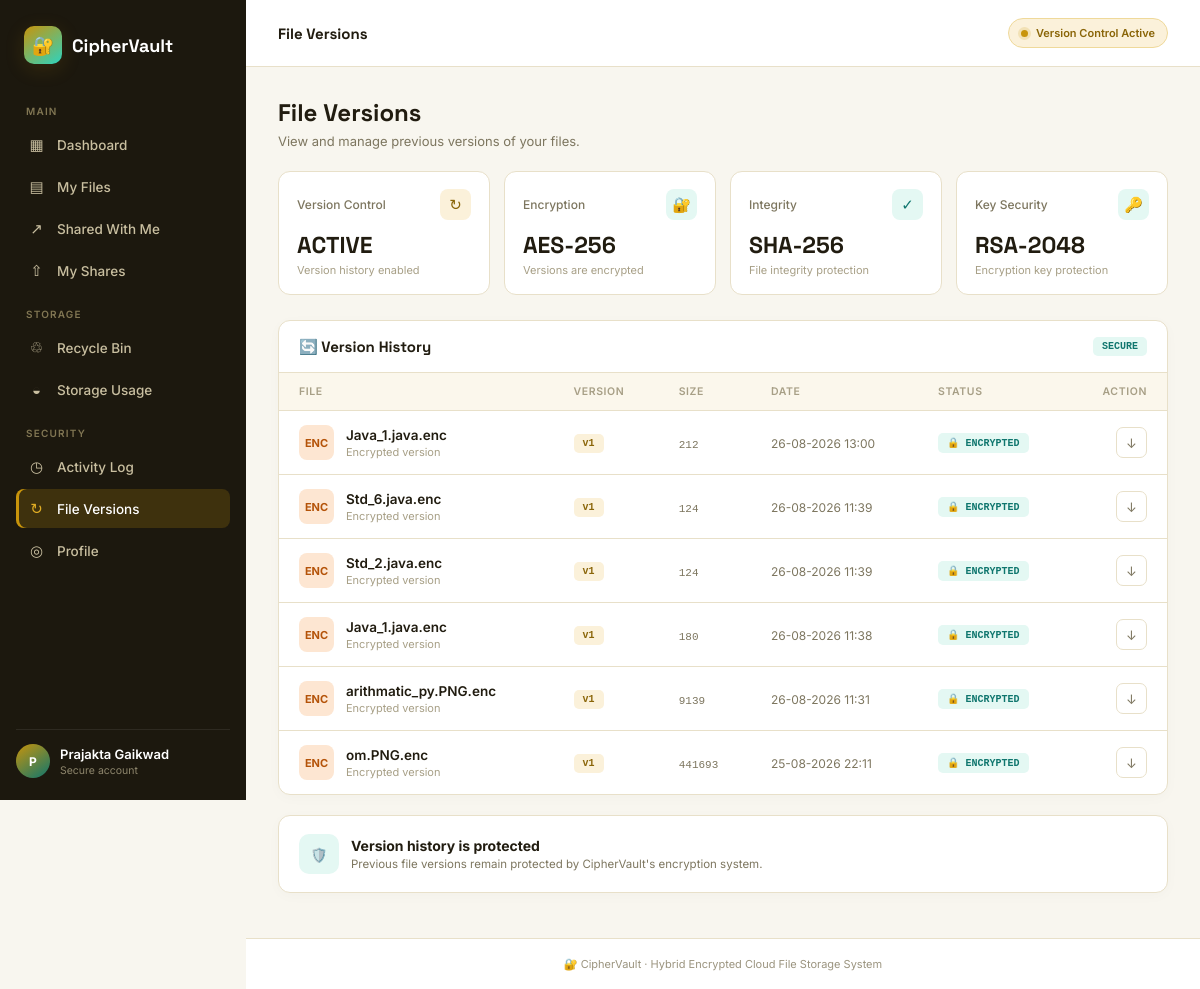
The app's page /versions (signed in) with its own data.
### tables this page shows
CREATE TABLE files(

    id INTEGER PRIMARY KEY AUTOINCREMENT,
    filename TEXT,

    email TEXT,

    upload_date TEXT

, file_size INTEGER DEFAULT 0, filepath TEXT);

### app.py (the view)
@app.route("/versions")
def versions():
    if not login_required():
        return redirect("/login")
    user_email = session["email"]
    conn = get_db()
    cursor = conn.cursor()
    cursor.execute(
        """
        SELECT filename, file_size, upload_date
        FROM files
        WHERE email = ?
        ORDER BY id DESC
        """,
        (user_email,)
    )
    rows = cursor.fetchall()
    conn.close()
    versions = []
    for row in rows:
        versions.append({
            "filename": row["filename"],
            "version": 1,
            "size": row["file_size"],
            "created_at": row["upload_date"]
        })
    return render_template(
        "versions.html",
        versions=versions
    )

### app.py (called while the page is built)
def get_db():
    conn = sqlite3.connect("database.db", timeout=30)
    conn.row_factory = sqlite3.Row
    conn.execute("PRAGMA busy_timeout = 30000")
    conn.execute("PRAGMA journal_mode = WAL")
    return conn

def login_required():
    if "email" not in session:
        return False
    return True

### templates/versions.html (shortened to what this page needs)
<!DOCTYPE html>
<html lang="en">
<head>
    <link rel="stylesheet"
          href="{{ url_for('static', filename='css/vault-theme.css') }}">
</head>
<body>
<div class="app-shell">
    <aside class="sidebar">
        <div class="brand">
            <div class="brand-mark">🔐</div>
            <div class="brand-name">CipherVault</div>
        </div>
        <div class="nav-section-label">Main</div>
        <a href="/dashboard" class="nav-item">
            <span class="ic">▦</span>
            Dashboard
        </a>
        <a href="/myfiles" class="nav-item">
            <span class="ic">▤</span>
            My Files
        </a>
        <a href="/shared-with-me" class="nav-item">
            <span class="ic">↗</span>
            Shared With Me
        </a>
        <a href="/my-shares" class="nav-item">
            <span class="ic">⇧</span>
            My Shares
        </a>
        <div class="nav-section-label">Storage</div>
        <a href="/trash" class="nav-item">
            <span class="ic">♲</span>
            Recycle Bin
        </a>
        <a href="/storage-usage" class="nav-item">
            <span class="ic">◒</span>
            Storage Usage
        </a>
        <div class="nav-section-label">Security</div>
        <a href="/activity-log" class="nav-item">
            <span class="ic">◷</span>
            Activity Log
        </a>
        <a href="/versions" class="nav-item active">
            <span class="ic">↻</span>
            File Versions
        </a>
        <a href="/profile" class="nav-item">
            <span class="ic">◎</span>
            Profile
        </a>
        <div class="sidebar-footer">
            <div class="avatar">
                {{ session.get('fullname', 'U')[0]|upper }}
            </div>
            <div class="user-meta">
                <div class="name">
                    {{ session.get('fullname', 'User') }}
                </div>
                <div class="role">
                    Secure account
                </div>
            </div>
        </div>
    </aside>
    <main class="main">
        <header class="topbar">
            <h2>File Versions</h2>
            <div class="vault-status">
                <span class="pulse-dot"></span>
                Version Control Active
            </div>
        </header>
        <section class="content">
            <div class="page-head">
                <div>
                    <h1>File Versions</h1>
                    <p>
                        View and manage previous versions of your files.
                    </p>
                </div>
            </div>
            <div class="stats">
                <div class="stat-card">
                    <div class="stat-top">
                        <span class="stat-label">
                            Version Control
                        </span>
                        <div class="stat-icon icon-gold">
                            ↻
                        </div>
                    </div>
                    <div class="stat-value">
                        ACTIVE
                    </div>
                    <div class="stat-sub">
                        Version history enabled
                    </div>
                </div>
                <div class="stat-card">
                    <div class="stat-top">
                        <span class="stat-label">
                            Encryption
                        </span>
                        <div class="stat-icon icon-teal">
                            🔐
                        </div>
                    </div>
                    <div class="stat-value">
                        AES-256
                    </div>
                    <div class="stat-sub">
                        Versions are encrypted
                    </div>
                </div>
                <div class="stat-card">
                    <div class="stat-top">
                        <span class="stat-label">
                            Integrity
                        </span>
                        <div class="stat-icon icon-teal">
                            ✓
                        </div>
                    </div>
                    <div class="stat-value">
                        SHA-256
                    </div>
                    <div class="stat-sub">
                        File integrity protection
                    </div>
                </div>
                <div class="stat-card">
                    <div class="stat-top">
                        <span class="stat-label">
                            Key Security
                        </span>
                        <div class="stat-icon icon-teal">
                            🔑
                        </div>
                    </div>
                    <div class="stat-value">
                        RSA-2048
                    </div>
                    <div class="stat-sub">
                        Encryption key protection
                    </div>
                </div>
            </div>
            <div class="panel">
                <div class="panel-head">
                    <h2>
                        🔄 Version History
                    </h2>
                    <span class="badge badge-teal">
                        SECURE
                    </span>
                </div>
                {% if versions %}
                <div style="overflow-x:auto;">
                    <table>
                        <thead>
                            <tr>
                                <th>
                                    File
                                </th>
                                <th>
                                    Version
                                </th>
                                <th>
                                    Size
                                </th>
                                <th>
                                    Date
                                </th>
                                <th>
                                    Status
                                </th>
                                <th style="text-align:right;">
                                    Action
                                </th>
                            </tr>
                        </thead>
                        <tbody>
                        {% for version in versions %}
                            <tr>
                                <td>
                                    <div class="file-cell">
                                        <div class="file-ic">
                                            {{ version.filename.split('.')[-1][:3]|upper
                                               if '.' in version.filename
                                               else 'FILE' }}
                                        </div>
                                        <div>
                                            <div class="file-name">
                                                {{ version.filename }}
                                            </div>
                                            <div class="file-sub">
                                                Encrypted version
                                            </div>
                                        </div>
                                    </div>
                                </td>
                                <td>
                                    <span class="badge">
                                        v{{ version.version
                                           if version.version
                                           else '1' }}
                                    </span>
                                </td>
                                <td>
                                    <span style="
                                        font-family:'JetBrains Mono',monospace;
                                        font-size:11px;
                                        color:var(--muted);
                                    ">
                                        {{ version.size|default('—') }}
                                    </span>
                                </td>
                                <td>
                                    <span style="
                                        color:var(--muted);
                                        font-size:12px;
                                    ">
                                        {{ version.created_at
                                           if version.created_at
                                           else version.date
                                           if version.date
                                           else '—' }}
                                    </span>
                                </td>
                                <td>
                                    <span class="badge badge-teal">
                                        🔒 ENCRYPTED
                                    </span>
                                </td>
                                <td>
                                    <div class="actions-cell">
                                        {% if version.filename %}
                                        <a
                                            href="/download/{{ version.filename }}"
                                            class="icon-btn"
                                            title="Download"
                                        >
                                            ↓
                                        </a>
                                        {% endif %}
                                    </div>
                                </td>
                            </tr>
                        {% endfor %}
                        </tbody>
                    </table>
                </div>
                {% endif %}
            </div>
            <div class="panel"
                 style="margin-top:20px;">
                <div style="
                    padding:18px 20px;
                    display:flex;
                    align-items:center;
                    gap:12px;
                ">
                    <div style="
                        width:40px;
                        height:40px;
                        border-radius:10px;
                        background:#e4f8f3;
                        display:flex;
                        align-items:center;
                        justify-content:center;
                    ">
                        🛡️
                    </div>
                    <div>
                        <strong>
                            Version history is protected
                        </strong>
                        <p style="
                            color:var(--muted);
                            font-size:11.5px;
                            margin-top:3px;
                        ">
                            Previous file versions remain protected
                            by CipherVault's encryption system.
                        </p>
                    </div>
                </div>
            </div>
        </section>
        <footer style="
            padding:18px 30px;
            border-top:1px solid var(--border);
            background:#ffffff;
            color:#9b947f;
            font-size:11px;
            text-align:center;
        ">
            🔐 CipherVault · Hybrid Encrypted Cloud File Storage System
        </footer>
    </main>
</div>
</body>
</html>

### records on screen
files: filename "ENC", filename "Java_1.java.enc", version "1", size "212", upload_date "26-08-2026 13:00"
files: filename "ENC", filename "Std_6.java.enc", version "1", size "124", upload_date "26-08-2026 11:39"
files: filename "ENC", filename "Std_2.java.enc", version "1", size "124", upload_date "26-08-2026 11:39"
files: filename "ENC", filename "Java_1.java.enc", version "1", size "180", upload_date "26-08-2026 11:38"
files: filename "ENC", filename "arithmatic_py.PNG.enc", version "1", size "9139", upload_date "26-08-2026 11:31"
files: filename "ENC", filename "om.PNG.enc", version "1", size "441693", upload_date "25-08-2026 22:11"

### other values on screen
{{ session.get('fullname', 'U')[0]|upper }} "P"
{{ session.get('fullname', 'User') }} "Prajakta Gaikwad"
